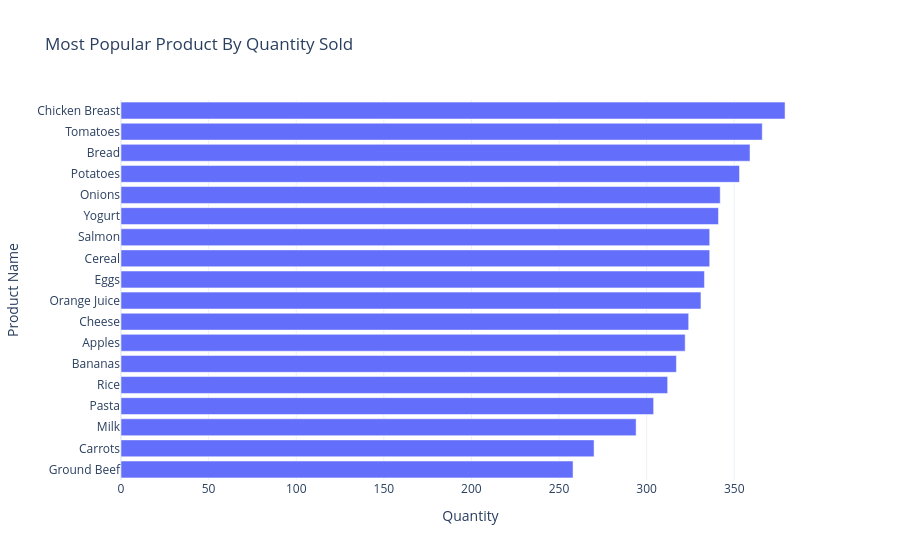

The code cell stored with this chart in its notebook:
### Code cell
print("\n=== PRODUCT & AISLE INSIGHTS ===")

# 1. Most Popular Product By Quantity Sold
popular_product = df.groupby('product_name')['quantity'].sum().sort_values(ascending=False).reset_index()

fig = px.bar(
    popular_product,
    y='product_name',
    x='quantity',
    title='Most Popular Product By Quantity Sold',
    labels={'product_name': 'Product Name', 'quantity': 'Quantity'},
    template='plotly_white',
    orientation='h'
)
fig.update_layout(yaxis={'categoryorder': 'total ascending'})
fig.write_html("C:\\Users\\abhi1\\popular_product_quantity.html")
fig.show()

# 2. Most Profitable Product
profitable_product = df.groupby('product_name')['final_amount'].sum().sort_values(ascending=False).reset_index()

fig = px.bar(
    profitable_product,
    y='product_name',
    x='final_amount',
    title='Products with Most Revenue Collected',
    labels={'product_name': 'Product Name', 'final_amount': 'Net Amount'},
    template='plotly_white',
    orientation='h'
)
fig.update_layout(yaxis={'categoryorder': 'total ascending'})
fig.write_html("C:\\Users\\abhi1\\most_profitable_product.html")
fig.show()

# 3. Top aisles by sales
profitable_aisles = df.groupby('aisle')['final_amount'].sum().sort_values(ascending=False).reset_index()

fig = px.bar(
    profitable_aisles,
    y='aisle',
    x='final_amount',
    title='Aisles with Most Revenue Collected',
    labels={'aisle': 'Product Category', 'final_amount': 'Net Amount'},
    template='plotly_white',
    orientation='h'
)
fig.update_layout(yaxis={'categoryorder': 'total ascending'})
fig.write_html("C:\\Users\\abhi1\\top_aisles_sales.html")
fig.show()

# 4. Revenue Per Unit Sold (Profitability vs Popularity)
product_analysis = df.groupby('product_name').agg(
    total_quantity=('quantity', 'sum'),
    total_revenue=('final_amount', 'sum')
).reset_index()

product_analysis['revenue_per_unit'] = product_analysis['total_revenue'] / product_analysis['total_quantity']
product_analysis = product_analysis.sort_values(by='revenue_per_unit', ascending=False)

print("\nTop 10 Profitable Products per Unit:")
print(product_analysis.head(10))

fig = px.scatter(
    product_analysis,
    x='total_quantity',
    y='revenue_per_unit',
    size='total_revenue',
    hover_name='product_name',
    title='Popularity vs Profitability of Products',
    labels={'total_quantity': 'Total Units Sold', 'revenue_per_unit': 'Revenue per Unit'},
    template='plotly_white'
)
fig.write_html("C:\\Users\\abhi1\\popularity_vs_profitability.html")
fig.show()

### Figure 1 — Plotly figure (JSON) as saved in the notebook; plotly's stock layout.template omitted (floating-point values rounded to 4 significant figures)
{"data": [{"hovertemplate": "Quantity=%{x}<br>Product Name=%{y}<extra></extra>", "legendgroup": "", "marker": {"color": "#636efa", "pattern": {"shape": ""}}, "name": "", "orientation": "h", "showlegend": false, "textposition": "auto", "type": "bar", "x": [379.0, 366.0, 359.0, 353.0, 342.0, 341.0, 336.0, 336.0, 333.0, 331.0, 324.0, 322.0, 317.0, 312.0, 304.0, 294.0, 270.0, 258.0], "xaxis": "x", "y": ["Chicken Breast", "Tomatoes", "Bread", "Potatoes", "Onions", "Yogurt", "Cereal", "Salmon", "Eggs", "Orange Juice", "Cheese", "Apples", "Bananas", "Rice", "Pasta", "Milk", "Carrots", "Ground Beef"], "yaxis": "y"}], "layout": {"barmode": "relative", "legend": {"tracegroupgap": 0}, "title": {"text": "Most Popular Product By Quantity Sold"}, "xaxis": {"anchor": "y", "domain": [0, 1], "title": {"text": "Quantity"}}, "yaxis": {"anchor": "x", "categoryorder": "total ascending", "domain": [0, 1], "title": {"text": "Product Name"}}}}
